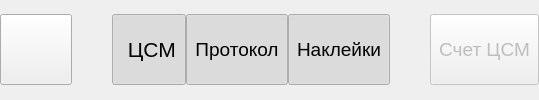
    <widget class="QFrame" name="frButton">
     <layout class="QHBoxLayout" name="hlButton">
      <property name="spacing">
       <number>0</number>
      </property>
      <property name="margin">
       <number>0</number>
      </property>
      <item>
       <widget class="QToolButton" name="btnStart">
        <property name="focusPolicy">
         <enum>Qt::NoFocus</enum>
        </property>
        <property name="text">
         <string/>
        </property>
        <property name="icon">
         <iconset resource="ico_64.qrc">
          <normaloff>:/ico/ico/Play_Red_128.png</normaloff>
          <activeon>:/ico/ico/Pause_64.png</activeon>:/ico/ico/Play_Red_128.png</iconset>
        </property>
        <property name="iconSize">
         <size>
          <width>64</width>
          <height>64</height>
         </size>
        </property>
        <property name="checkable">
         <bool>true</bool>
        </property>
       </widget>
      </item>
      <item>
       <spacer name="horizontalSpacer_3">
        <property name="orientation">
         <enum>Qt::Horizontal</enum>
        </property>
        <property name="sizeHint" stdset="0">
         <size>
          <width>40</width>
          <height>20</height>
         </size>
        </property>
       </spacer>
      </item>
      <item>
       <widget class="QToolButton" name="btnSupervisorReport">
        <property name="minimumSize">
         <size>
          <width>0</width>
          <height>71</height>
         </size>
        </property>
        <property name="font">
         <font>
          <pointsize>16</pointsize>
         </font>
        </property>
        <property name="focusPolicy">
         <enum>Qt::NoFocus</enum>
        </property>
        <property name="text">
         <string> ЦСМ</string>
        </property>
        <property name="icon">
         <iconset resource="ico_64.qrc">
          <normaloff>:/ico/ico/cross_grey_64.png</normaloff>
          <normalon>:/ico/ico/tick_64.png</normalon>:/ico/ico/cross_grey_64.png</iconset>
        </property>
        <property name="iconSize">
         <size>
          <width>48</width>
          <height>48</height>
         </size>
        </property>
        <property name="checkable">
         <bool>true</bool>
        </property>
        <property name="checked">
         <bool>true</bool>
        </property>
        <property name="toolButtonStyle">
         <enum>Qt::ToolButtonTextBesideIcon</enum>
        </property>
       </widget>
      </item>
      <item>
       <widget class="QToolButton" name="btnCheckReport">
        <property name="minimumSize">
         <size>
          <width>0</width>
          <height>71</height>
         </size>
        </property>
        <property name="font">
         <font>
          <pointsize>14</pointsize>
         </font>
        </property>
        <property name="focusPolicy">
         <enum>Qt::NoFocus</enum>
        </property>
        <property name="text">
         <string>Протокол</string>
        </property>
        <property name="icon">
         <iconset resource="ico_64.qrc">
          <normaloff>:/ico/ico/cross_grey_64.png</normaloff>
          <normalon>:/ico/ico/tick_64.png</normalon>:/ico/ico/cross_grey_64.png</iconset>
        </property>
        <property name="iconSize">
         <size>
          <width>48</width>
          <height>48</height>
         </size>
        </property>
        <property name="checkable">
         <bool>true</bool>
        </property>
        <property name="checked">
         <bool>true</bool>
        </property>
        <property name="toolButtonStyle">
         <enum>Qt::ToolButtonTextBesideIcon</enum>
        </property>
       </widget>
      </item>
      <item>
       <widget class="QToolButton" name="btnTicketMatrix">
        <property name="minimumSize">
         <size>
          <width>0</width>
          <height>71</height>
         </size>
        </property>
        <property name="font">
         <font>
          <pointsize>14</pointsize>
         </font>
        </property>
        <property name="focusPolicy">
         <enum>Qt::NoFocus</enum>
        </property>
        <property name="text">
         <string>Наклейки</string>
        </property>
        <property name="icon">
         <iconset resource="ico_64.qrc">
          <normaloff>:/ico/ico/cross_grey_64.png</normaloff>
          <normalon>:/ico/ico/tick_64.png</normalon>:/ico/ico/cross_grey_64.png</iconset>
        </property>
        <property name="iconSize">
         <size>
          <width>48</width>
          <height>48</height>
         </size>
        </property>
        <property name="checkable">
         <bool>true</bool>
        </property>
        <property name="checked">
         <bool>true</bool>
        </property>
        <property name="toolButtonStyle">
         <enum>Qt::ToolButtonTextBesideIcon</enum>
        </property>
       </widget>
      </item>
      <item>
       <spacer name="horizontalSpacer_6">
        <property name="orientation">
         <enum>Qt::Horizontal</enum>
        </property>
        <property name="sizeHint" stdset="0">
         <size>
          <width>40</width>
          <height>20</height>
         </size>
        </property>
       </spacer>
      </item>
      <item>
       <widget class="QToolButton" name="btnAccountReport">
        <property name="enabled">
         <bool>false</bool>
        </property>
        <property name="minimumSize">
         <size>
          <width>0</width>
          <height>71</height>
         </size>
        </property>
        <property name="font">
         <font>
          <pointsize>14</pointsize>
         </font>
        </property>
        <property name="focusPolicy">
         <enum>Qt::NoFocus</enum>
        </property>
        <property name="text">
         <string>Счет ЦСМ</string>
        </property>
        <property name="icon">
         <iconset resource="ico_64.qrc">
          <normaloff>:/ico/ico/cross_grey_64.png</normaloff>
          <normalon>:/ico/ico/tick_64.png</normalon>:/ico/ico/cross_grey_64.png</iconset>
        </property>
        <property name="iconSize">
         <size>
          <width>48</width>
          <height>48</height>
         </size>
        </property>
        <property name="toolButtonStyle">
         <enum>Qt::ToolButtonTextBesideIcon</enum>
        </property>
       </widget>
      </item>
     </layout>
    </widget>
